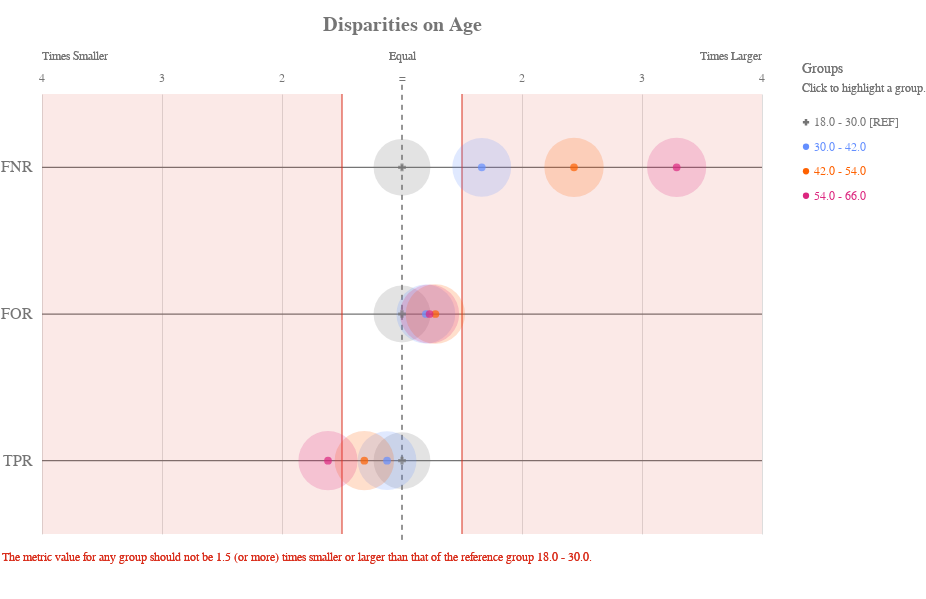

Write notebook code for a chart like this one.
### Code cell
ap.disparity(grupo_definido, metrics, 'age', fairness_threshold = disparity_tolerance)

### Figure 1 — Vega-Lite specification as saved in the notebook (floating-point values rounded to 4 significant figures)
{"config": {"view": {"continuousWidth": 400, "continuousHeight": 300, "strokeWidth": 0}, "axisLeft": {"labelColor": "rgb(117,117,117)", "labelFont": "Arial", "labelFontSize": 16}, "title": {"align": "center", "baseline": "middle", "color": "rgb(117,117,117)", "font": "Arial", "fontSize": 20, "fontWeight": "bold"}}, "layer": [{"data": {"name": "data-7d04c565c6e7bdca112c09009756d5bc"}, "mark": {"type": "rule", "stroke": "rgb(117,117,117)", "strokeWidth": 1.25, "tooltip": ""}, "encoding": {"x": {"type": "quantitative", "field": "x", "scale": {"domain": [-3, 3], "range": [40.0, 760.0]}}, "x2": {"field": "x2"}, "y": {"type": "nominal", "axis": {"domain": false, "labelAngle": 0, "labelPadding": -30, "orient": "left", "ticks": false, "title": ""}, "field": "metric", "scale": {"domain": ["FNR", "FOR", "TPR"], "range": [55.0, 495.0]}}}}, {"data": {"name": "data-79dd248bdaa0ea02c535240e8ad022c8"}, "mark": {"type": "rule", "stroke": "rgb(117,117,117)", "strokeDash": [5, 5], "strokeWidth": 1}, "encoding": {"tooltip": {"value": "18.0 - 30.0 [REF]"}, "x": {"value": 400.0}, "y": {"value": 45.83}, "y2": {"value": 504.2}}}, {"data": {"name": "data-3a1d065fd3aa317a7985f416b0b7774b"}, "mark": {"type": "text", "align": "center", "color": "rgb(117,117,117)", "font": "Arial", "fontSize": 12, "fontWeight": "normal", "tooltip": ""}, "encoding": {"text": {"type": "nominal", "field": "label"}, "x": {"type": "quantitative", "field": "value", "scale": {"domain": [-3, 3], "range": [40.0, 760.0]}}, "y": {"value": 38.5}}}, {"layer": [{"mark": {"type": "text", "align": "left", "fill": "rgb(117,117,117)", "font": "Arial", "fontSize": 12, "fontWeight": "normal", "tooltip": ""}, "encoding": {"text": {"value": "Times Smaller"}, "x": {"value": 40.0}, "y": {"value": 16.5}}}, {"mark": {"type": "text", "align": "right", "fill": "rgb(117,117,117)", "font": "Arial", "fontSize": 12, "fontWeight": "normal", "tooltip": ""}, "encoding": {"text": {"value": "Times Larger"}, "x": {"value": 760.0}, "y": {"value": 16.5}}}, {"mark": {"type": "text", "align": "center", "fill": "rgb(117,117,117)", "font": "Arial", "fontSize": 12, "fontWeight": "normal", "tooltip": ""}, "encoding": {"text": {"value": "Equal"}, "x": {"value": 400.0}, "y": {"value": 16.5}}}], "data": {"name": "data-79dd248bdaa0ea02c535240e8ad022c8"}}, {"layer": [{"mark": {"type": "rule", "opacity": 0.8, "stroke": "rgb(217, 46, 28)", "strokeWidth": 1.25, "tooltip": ""}, "encoding": {"x": {"type": "quantitative", "field": "min", "scale": {"domain": [-3, 3], "range": [40.0, 760.0]}}, "y": {"value": 55.0}, "y2": {"value": 495.0}}}, {"mark": {"type": "rule", "opacity": 0.8, "stroke": "rgb(217, 46, 28)", "strokeWidth": 1.25, "tooltip": ""}, "encoding": {"x": {"type": "quantitative", "field": "max", "scale": {"domain": [-3, 3], "range": [40.0, 760.0]}}, "y": {"value": 55.0}, "y2": {"value": 495.0}}}, {"layer": [{"mark": {"type": "rect", "fill": "rgb(217, 46, 28)", "opacity": 0.1, "tooltip": ""}, "encoding": {"x": {"type": "quantitative", "field": "min", "scale": {"domain": [-3, 3], "range": [40.0, 760.0]}}, "x2": {"field": "lower_end"}, "y": {"value": 55.0}, "y2": {"value": 495.0}}}, {"mark": {"type": "rect", "fill": "rgb(217, 46, 28)", "opacity": 0.1, "tooltip": ""}, "encoding": {"x": {"type": "quantitative", "field": "max", "scale": {"domain": [-3, 3], "range": [40.0, 760.0]}}, "x2": {"field": "upper_end"}, "y": {"value": 55.0}, "y2": {"value": 495.0}}}]}, {"data": {"name": "data-79dd248bdaa0ea02c535240e8ad022c8"}, "mark": {"type": "text", "align": "left", "baseline": "top", "fill": "rgb(217, 46, 28)", "font": "Arial", "fontSize": 12, "fontWeight": "normal", "tooltip": ""}, "encoding": {"text": {"value": "The metric value for any group should not be 1.5 (or more) times smaller or larger than that of the reference group 18.0 - 30.0."}, "x": {"value": 0}, "y": {"value": 513.3}}}], "data": {"name": "data-a4c950e8d3f3b816af24481be01a8f4f"}}, {"layer": [{"mark": "circle"}, {"data": {"name": "data-601dd2600127306ffc1724d49db85294"}, "mark": {"type": "circle", "opacity": 0.2}, "encoding": {"color": {"condition": {"type": "nominal", "field": "attribute_value", "legend": null, "scale": {"domain": ["18.0 - 30.0", "30.0 - 42.0", "42.0 - 54.0", "54.0 - 66.0"], "range": ["rgb(117,117,117)", "rgb(100, 143, 255)", "rgb(254, 97, 0)", "rgb(220, 38, 127)", "rgb(255, 176, 0)", "rgb(120, 94, 240)"]}, "selection": "selector033"}, "value": "rgb(224,224,224)"}, "size": {"type": "quantitative", "field": "group_size", "legend": null, "scale": {"domain": [0, 1543.0], "range": [0, 4224.0]}}, "tooltip": [{"type": "nominal", "field": "attribute_value", "title": "Group"}, {"type": "nominal", "field": "tooltip_group_size", "title": "Group Size"}, {"type": "nominal", "field": "tooltip_disparity_explanation_fnr", "title": "Disparity"}, {"type": "quantitative", "field": "fnr", "format": ".2f", "title": "FNR"}], "x": {"type": "quantitative", "axis": {"domain": false, "labels": false, "ticks": false, "title": null, "values": [1, 2, 3, -3, -2, -1]}, "field": "fnr_disparity_scaled", "scale": {"domain": [-3, 3], "range": [40.0, 760.0]}}, "y": {"type": "nominal", "axis": {"domain": false, "grid": false, "labels": false, "ticks": false, "title": " "}, "field": "metric_variable", "scale": {"domain": ["FNR", "FOR", "TPR"], "range": [55.0, 495.0]}}}, "selection": {"selector035": {"type": "multi", "empty": "all", "fields": ["attribute_value"]}}, "transform": [{"calculate": "'FNR'", "as": "metric_variable"}]}, {"data": {"name": "data-601dd2600127306ffc1724d49db85294"}, "mark": {"type": "circle", "opacity": 0.2}, "encoding": {"color": {"condition": {"type": "nominal", "field": "attribute_value", "legend": null, "scale": {"domain": ["18.0 - 30.0", "30.0 - 42.0", "42.0 - 54.0", "54.0 - 66.0"], "range": ["rgb(117,117,117)", "rgb(100, 143, 255)", "rgb(254, 97, 0)", "rgb(220, 38, 127)", "rgb(255, 176, 0)", "rgb(120, 94, 240)"]}, "selection": "selector033"}, "value": "rgb(224,224,224)"}, "size": {"type": "quantitative", "field": "group_size", "legend": null, "scale": {"domain": [0, 1543.0], "range": [0, 4224.0]}}, "tooltip": [{"type": "nominal", "field": "attribute_value", "title": "Group"}, {"type": "nominal", "field": "tooltip_group_size", "title": "Group Size"}, {"type": "nominal", "field": "tooltip_disparity_explanation_for", "title": "Disparity"}, {"type": "quantitative", "field": "for", "format": ".2f", "title": "FOR"}], "x": {"type": "quantitative", "axis": {"domain": false, "labels": false, "ticks": false, "title": null, "values": [1, 2, 3, -3, -2, -1]}, "field": "for_disparity_scaled", "scale": {"domain": [-3, 3], "range": [40.0, 760.0]}}, "y": {"type": "nominal", "axis": {"domain": false, "grid": false, "labels": false, "ticks": false, "title": " "}, "field": "metric_variable", "scale": {"domain": ["FNR", "FOR", "TPR"], "range": [55.0, 495.0]}}}, "selection": {"selector037": {"type": "multi", "empty": "all", "fields": ["attribute_value"]}}, "transform": [{"calculate": "'FOR'", "as": "metric_variable"}]}, {"data": {"name": "data-601dd2600127306ffc1724d49db85294"}, "mark": {"type": "circle", "opacity": 0.2}, "encoding": {"color": {"condition": {"type": "nominal", "field": "attribute_value", "legend": null, "scale": {"domain": ["18.0 - 30.0", "30.0 - 42.0", "42.0 - 54.0", "54.0 - 66.0"], "range": ["rgb(117,117,117)", "rgb(100, 143, 255)", "rgb(254, 97, 0)", "rgb(220, 38, 127)", "rgb(255, 176, 0)", "rgb(120, 94, 240)"]}, "selection": "selector033"}, "value": "rgb(224,224,224)"}, "size": {"type": "quantitative", "field": "group_size", "legend": null, "scale": {"domain": [0, 1543.0], "range": [0, 4224.0]}}, "tooltip": [{"type": "nominal", "field": "attribute_value", "title": "Group"}, {"type": "nominal", "field": "tooltip_group_size", "title": "Group Size"}, {"type": "nominal", "field": "tooltip_disparity_explanation_tpr", "title": "Disparity"}, {"type": "quantitative", "field": "tpr", "format": ".2f", "title": "TPR"}], "x": {"type": "quantitative", "axis": {"domain": false, "labels": false, "ticks": false, "title": null, "values": [1, 2, 3, -3, -2, -1]}, "field": "tpr_disparity_scaled", "scale": {"domain": [-3, 3], "range": [40.0, 760.0]}}, "y": {"type": "nominal", "axis": {"domain": false, "grid": false, "labels": false, "ticks": false, "title": " "}, "field": "metric_variable", "scale": {"domain": ["FNR", "FOR", "TPR"], "range": [55.0, 495.0]}}}, "selection": {"selector039": {"type": "multi", "empty": "all", "fields": ["attribute_value"]}}, "transform": [{"calculate": "'TPR'", "as": "metric_variable"}]}, {"layer": [{"mark": "point"}, {"data": {"name": "data-601dd2600127306ffc1724d49db85294"}, "mark": {"type": "point", "filled": true, "size": 60}, "encoding": {"color": {"condition": {"type": "nominal", "field": "attribute_value", "legend": null, "scale": {"domain": ["18.0 - 30.0", "30.0 - 42.0", "42.0 - 54.0", "54.0 - 66.0"], "range": ["rgb(117,117,117)", "rgb(100, 143, 255)", "rgb(254, 97, 0)", "rgb(220, 38, 127)", "rgb(255, 176, 0)", "rgb(120, 94, 240)"]}, "selection": "selector033"}, "value": "rgb(224,224,224)"}, "shape": {"type": "nominal", "field": "attribute_value", "legend": null, "scale": {"domain": ["18.0 - 30.0", "30.0 - 42.0", "42.0 - 54.0", "54.0 - 66.0"], "range": ["cross", "circle", "circle", "circle"]}}, "tooltip": [{"type": "nominal", "field": "attribute_value", "title": "Group"}, {"type": "nominal", "field": "tooltip_group_size", "title": "Group Size"}, {"type": "nominal", "field": "tooltip_disparity_explanation_fnr", "title": "Disparity"}, {"type": "quantitative", "field": "fnr", "format": ".2f", "title": "FNR"}], "x": {"type": "quantitative", "axis": {"domain": false, "labels": false, "ticks": false, "title": null, "values": [1, 2, 3, -3, -2, -1]}, "field": "fnr_disparity_scaled", "scale": {"domain": [-3, 3], "range": [40.0, 760.0]}}, "y": {"type": "nominal", "axis": {"domain": false, "grid": false, "labels": false, "ticks": false, "title": " "}, "field": "metric_variable", "scale": {"domain": ["FNR", "FOR", "TPR"], "range": [55.0, 495.0]}}}, "selection": {"selector034": {"type": "multi", "empty": "all", "fields": ["attribute_value"]}}, "transform": [{"calculate": "'FNR'", "as": "metric_variable"}]}, {"data": {"name": "data-601dd2600127306ffc1724d49db85294"}, "mark": {"type": "point", "filled": true, "size": 60}, "encoding": {"color": {"condition": {"type": "nominal", "field": "attribute_value", "legend": null, "scale": {"domain": ["18.0 - 30.0", "30.0 - 42.0", "42.0 - 54.0", "54.0 - 66.0"], "range": ["rgb(117,117,117)", "rgb(100, 143, 255)", "rgb(254, 97, 0)", "rgb(220, 38, 127)", "rgb(255, 176, 0)", "rgb(120, 94, 240)"]}, "selection": "selector033"}, "value": "rgb(224,224,224)"}, "shape": {"type": "nominal", "field": "attribute_value", "legend": null, "scale": {"domain": ["18.0 - 30.0", "30.0 - 42.0", "42.0 - 54.0", "54.0 - 66.0"], "range": ["cross", "circle", "circle", "circle"]}}, "tooltip": [{"type": "nominal", "field": "attribute_value", "title": "Group"}, {"type": "nominal", "field": "tooltip_group_size", "title": "Group Size"}, {"type": "nominal", "field": "tooltip_disparity_explanation_for", "title": "Disparity"}, {"type": "quantitative", "field": "for", "format": ".2f", "title": "FOR"}], "x": {"type": "quantitative", "axis": {"domain": false, "labels": false, "ticks": false, "title": null, "values": [1, 2, 3, -3, -2, -1]}, "field": "for_disparity_scaled", "scale": {"domain": [-3, 3], "range": [40.0, 760.0]}}, "y": {"type": "nominal", "axis": {"domain": false, "grid": false, "labels": false, "ticks": false, "title": " "}, "field": "metric_variable", "scale": {"domain": ["FNR", "FOR", "TPR"], "range": [55.0, 495.0]}}}, "selection": {"selector036": {"type": "multi", "empty": "all", "fields": ["attribute_value"]}}, "transform": [{"calculate": "'FOR'", "as": "metric_variable"}]}, {"data": {"name": "data-601dd2600127306ffc1724d49db85294"}, "mark": {"type": "point", "filled": true, "size": 60}, "encoding": {"color": {"condition": {"type": "nominal", "field": "attribute_value", "legend": null, "scale": {"domain": ["18.0 - 30.0", "30.0 - 42.0", "42.0 - 54.0", "54.0 - 66.0"], "range": ["rgb(117,117,117)", "rgb(100, 143, 255)", "rgb(254, 97, 0)", "rgb(220, 38, 127)", "rgb(255, 176, 0)", "rgb(120, 94, 240)"]}, "selection": "selector033"}, "value": "rgb(224,224,224)"}, "shape": {"type": "nominal", "field": "attribute_value", "legend": null, "scale": {"domain": ["18.0 - 30.0", "30.0 - 42.0", "42.0 - 54.0", "54.0 - 66.0"], "range": ["cross", "circle", "circle", "circle"]}}, "tooltip": [{"type": "nominal", "field": "attribute_value", "title": "Group"}, {"type": "nominal", "field": "tooltip_group_size", "title": "Group Size"}, {"type": "nominal", "field": "tooltip_disparity_explanation_tpr", "title": "Disparity"}, {"type": "quantitative", "field": "tpr", "format": ".2f", "title": "TPR"}], "x": {"type": "quantitative", "axis": {"domain": false, "labels": false, "ticks": false, "title": null, "values": [1, 2, 3, -3, -2, -1]}, "field": "tpr_disparity_scaled", "scale": {"domain": [-3, 3], "range": [40.0, 760.0]}}, "y": {"type": "nominal", "axis": {"domain": false, "grid": false, "labels": false, "ticks": false, "title": " "}, "field": "metric_variable", "scale": {"domain": ["FNR", "FOR", "TPR"], "range": [55.0, 495.0]}}}, "selection": {"selector038": {"type": "multi", "empty": "all", "fields": ["attribute_value"]}}, "transform": [{"calculate": "'TPR'", "as": "metric_variable"}]}]}]}, {"layer": [{"mark": {"type": "point", "filled": true, "opacity": 1, "size": 39.48}, "encoding": {"color": {"condition": {"type": "nominal", "field": "attribute_value", "legend": null, "scale": {"domain": ["18.0 - 30.0", "30.0 - 42.0", "42.0 - 54.0", "54.0 - 66.0"], "range": ["rgb(117,117,117)", "rgb(100, 143, 255)", "rgb(254, 97, 0)", "rgb(220, 38, 127)", "rgb(255, 176, 0)", "rgb(120, 94, 240)"]}, "selection": "selector033"}, "value": "rgb(224,224,224)"}, "shape": {"type": "nominal", "field": "attribute_value", "legend": null, "scale": {"domain": ["18.0 - 30.0", "30.0 - 42.0", "42.0 - 54.0", "54.0 - 66.0"], "range": ["cross", "circle", "circle", "circle"]}}, "x": {"value": 804}, "y": {"type": "nominal", "axis": {"domain": false, "grid": false, "labels": false, "ticks": false, "title": " "}, "field": "attribute_value", "scale": {"domain": ["18.0 - 30.0", "30.0 - 42.0", "42.0 - 54.0", "54.0 - 66.0"], "range": [71, 169]}}}, "selection": {"selector033": {"type": "multi", "empty": "all", "fields": ["attribute_value"]}}}, {"mark": {"type": "text", "align": "left", "baseline": "middle", "font": "Arial", "fontSize": 12, "fontWeight": "normal"}, "encoding": {"color": {"condition": {"type": "nominal", "field": "attribute_value", "legend": null, "scale": {"domain": ["18.0 - 30.0", "30.0 - 42.0", "42.0 - 54.0", "54.0 - 66.0"], "range": ["rgb(117,117,117)", "rgb(100, 143, 255)", "rgb(254, 97, 0)", "rgb(220, 38, 127)", "rgb(255, 176, 0)", "rgb(120, 94, 240)"]}, "selection": "selector033"}, "value": "rgb(224,224,224)"}, "text": {"type": "nominal", "field": "label"}, "x": {"value": 812}, "y": {"type": "nominal", "axis": {"domain": false, "grid": false, "labels": false, "ticks": false, "title": " "}, "field": "attribute_value", "scale": {"domain": ["18.0 - 30.0", "30.0 - 42.0", "42.0 - 54.0", "54.0 - 66.0"], "range": [71, 169]}}}, "selection": {"selector040": {"type": "multi", "empty": "all", "fields": ["attribute_value"]}}}, {"data": {"name": "data-79dd248bdaa0ea02c535240e8ad022c8"}, "mark": {"type": "text", "align": "left", "baseline": "middle", "color": "rgb(117,117,117)", "font": "Arial", "fontSize": 12, "fontWeight": "normal"}, "encoding": {"text": {"value": "Click to highlight a group."}, "x": {"value": 800}, "y": {"value": 49}}}, {"data": {"name": "data-79dd248bdaa0ea02c535240e8ad022c8"}, "mark": {"type": "text", "align": "left", "baseline": "middle", "color": "rgb(117,117,117)", "font": "Arial", "fontSize": 14, "fontWeight": "normal"}, "encoding": {"text": {"value": "Groups"}, "x": {"value": 800}, "y": {"value": 30}}}], "data": {"name": "data-f0b0dfacd05fca9e645c136656164c58"}}], "height": 550, "padding": {"top": 15, "bottom": 10}, "resolve": {"scale": {"size": "independent", "y": "independent"}}, "title": "Disparities on Age", "width": 800, "$schema": "https://vega.github.io/schema/vega-lite/v4.8.1.json", "datasets": {"data-7d04c565c6e7bdca112c09009756d5bc": [{"metric": "FNR", "x": -3, "x2": 3}, {"metric": "FOR", "x": -3, "x2": 3}, {"metric": "TPR", "x": -3, "x2": 3}], "data-79dd248bdaa0ea02c535240e8ad022c8": [{"a": 1, "b": 0}, {"a": 1, "b": 0}], "data-3a1d065fd3aa317a7985f416b0b7774b": [{"value": 1, "label": 2}, {"value": 2, "label": 3}, {"value": 3, "label": 4}, {"value": -3, "label": 4}, {"value": -2, "label": 3}, {"value": -1, "label": 2}, {"value": 0, "label": "="}], "data-a4c950e8d3f3b816af24481be01a8f4f": [{"min": -0.5, "max": 0.5, "lower_end": -3, "upper_end": 3}], "data-601dd2600127306ffc1724d49db85294": [{"attribute_name": "age", "attribute_value": "18.0 - 30.0", "group_size": 1179, "total_entities": 5007, "fnr": 0.1429, "for": 0.3158, "tpr": 0.8571, "fnr_disparity": 1.0, "for_disparity": 1.0, "tpr_disparity": 1.0, "fnr_disparity_scaled": 0.0, "for_disparity_scaled": 0.0, "tpr_disparity_scaled": 0.0, "tooltip_group_size": "1,179 (23.55%)", "tooltip_disparity_explanation_fnr": "Reference group", "tooltip_disparity_explanation_for": "Reference group", "tooltip_disparity_explanation_tpr": "Reference group"}, {"attribute_name": "age", "attribute_value": "30.0 - 42.0", "group_size": 1264, "total_entities": 5007, "fnr": 0.2378, "for": 0.3786, "tpr": 0.7622, "fnr_disparity": 1.665, "for_disparity": 1.199, "tpr_disparity": 0.8892, "fnr_disparity_scaled": 0.6646, "for_disparity_scaled": 0.199, "tpr_disparity_scaled": -0.1246, "tooltip_group_size": "1,264 (25.24%)", "tooltip_disparity_explanation_fnr": "1.66 times larger FNR than the reference group", "tooltip_disparity_explanation_for": "1.20 times larger FOR than the reference group", "tooltip_disparity_explanation_tpr": "1.12 times smaller TPR than the reference group"}, {"attribute_name": "age", "attribute_value": "42.0 - 54.0", "group_size": 1286, "total_entities": 5007, "fnr": 0.3476, "for": 0.4037, "tpr": 0.6524, "fnr_disparity": 2.433, "for_disparity": 1.278, "tpr_disparity": 0.7611, "fnr_disparity_scaled": 1.433, "for_disparity_scaled": 0.2782, "tpr_disparity_scaled": -0.3139, "tooltip_group_size": "1,286 (25.68%)", "tooltip_disparity_explanation_fnr": "2.43 times larger FNR than the reference group", "tooltip_disparity_explanation_for": "1.28 times larger FOR than the reference group", "tooltip_disparity_explanation_tpr": "1.31 times smaller TPR than the reference group"}, {"attribute_name": "age", "attribute_value": "54.0 - 66.0", "group_size": 1278, "total_entities": 5007, "fnr": 0.4698, "for": 0.3884, "tpr": 0.5302, "fnr_disparity": 3.289, "for_disparity": 1.23, "tpr_disparity": 0.6185, "fnr_disparity_scaled": 2.289, "for_disparity_scaled": 0.2298, "tpr_disparity_scaled": -0.6167, "tooltip_group_size": "1,278 (25.52%)", "tooltip_disparity_explanation_fnr": "3.29 times larger FNR than the reference group", "tooltip_disparity_explanation_for": "1.23 times larger FOR than the reference group", "tooltip_disparity_explanation_tpr": "1.62 times smaller TPR than the reference group"}], "data-f0b0dfacd05fca9e645c136656164c58": [{"attribute_value": "18.0 - 30.0", "label": "18.0 - 30.0 [REF]"}, {"attribute_value": "30.0 - 42.0", "label": "30.0 - 42.0"}, {"attribute_value": "42.0 - 54.0", "label": "42.0 - 54.0"}, {"attribute_value": "54.0 - 66.0", "label": "54.0 - 66.0"}]}}
